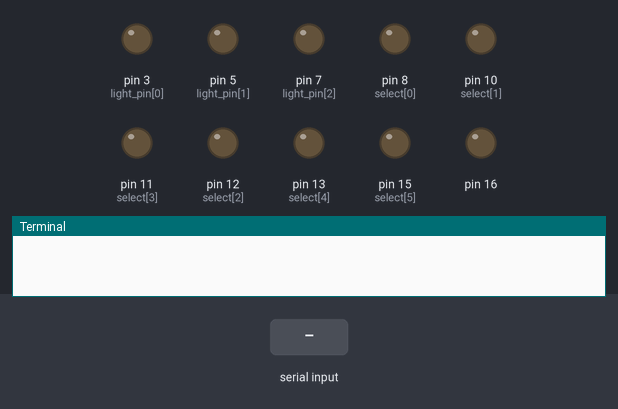
Recording of a program running on a simulated Raspberry Pi (header pin numbers). On the bench: output pins drawn as LEDs (lit = HIGH), the last lines printed to the terminal. Inputs (shaded band) come from the test bench.

Above: at 1.2 s.
1.3 s: "5" typed at the terminal
At 2.5 s:
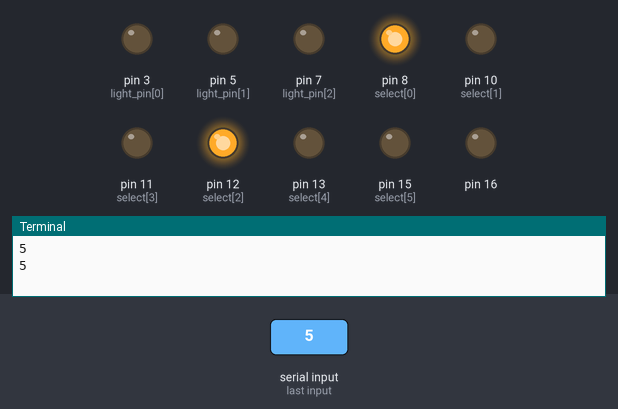
2.8 s: "90" typed at the terminal
At 3.8 s:
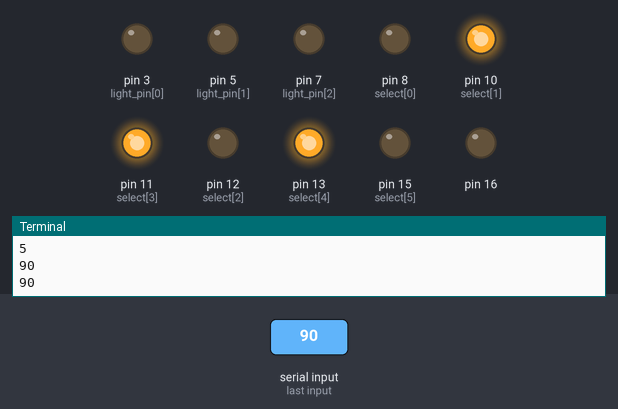
4.3 s: "200" typed at the terminal
At 4.9 s:
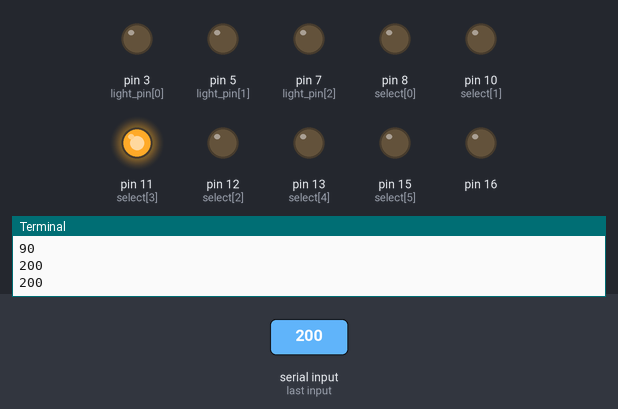
5.8 s: "1" typed at the terminal
At 7.0 s:
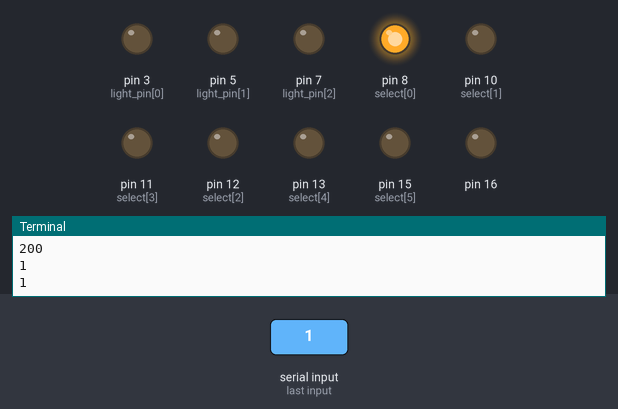
7.3 s: "0" typed at the terminal
At 8.4 s:
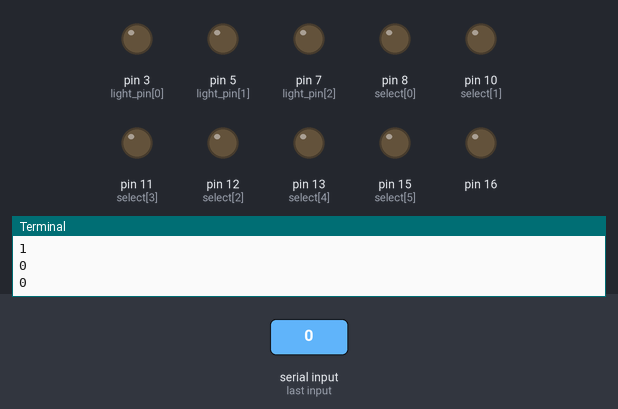
Timing chart, 0 to 9.8 s (numbered marks = the images above; inputs shaded):
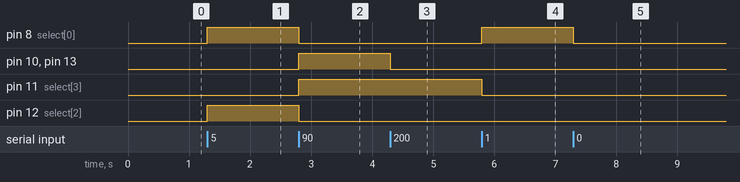

The program:

LED_tset.py
```python
import time
import RPi.GPIO as GPIO

GPIO.setmode(GPIO.BOARD)

light_pin=[3, 5, 7]
GPIO.setup(light_pin[0], GPIO.OUT)
GPIO.setup(light_pin[1], GPIO.OUT)
GPIO.setup(light_pin[2], GPIO.OUT)

select=[8, 10, 12, 11, 13, 15]
GPIO.setup(select[0], GPIO.OUT)
GPIO.setup(select[1], GPIO.OUT)
GPIO.setup(select[2], GPIO.OUT)
GPIO.setup(select[3], GPIO.OUT)
GPIO.setup(select[4], GPIO.OUT)
GPIO.setup(select[5], GPIO.OUT)
GPIO.setup(16, GPIO.OUT)

def func(num):
	num = int(num)
	n32 = (num/32) % 2
	n16 = (num/16) % 2
	n8 = (num/8) % 2
	n4 = (num/4) % 2
	n2 = (num/2) % 2
	n1 = (num) % 2

	if n1 == 0:
		GPIO.output(select[0], GPIO.LOW)
	else:
		GPIO.output(select[0], GPIO.HIGH)

	if n2 == 0:
		GPIO.output(select[1], GPIO.LOW)
	else:
		GPIO.output(select[1], GPIO.HIGH)

	if n4 == 0:
		GPIO.output(select[2], GPIO.LOW)
	else:
		GPIO.output(select[2], GPIO.HIGH)

	if n8 == 0:
		GPIO.output(select[3], GPIO.LOW)
	else:
		GPIO.output(select[3], GPIO.HIGH)

	if n16 == 0:
		GPIO.output(select[4], GPIO.LOW)
	else:
		GPIO.output(select[4], GPIO.HIGH)

	if n32 == 0:
		GPIO.output(select[5], GPIO.LOW)
	else:
		GPIO.output(select[5], GPIO.HIGH)

while 1:
	r = raw_input()
	func(r)
	for i in range(50):
		GPIO.output(16, GPIO.HIGH)
		time.sleep(0.0001)
		GPIO.output(16, GPIO.LOW)
		time.sleep(0.0009)
	print r
```

Measured:
- after the input at 1.3 s, pin 8 (select[0]), pin 12 (select[2]): LOW → HIGH at once
- after the input at 2.8 s, pin 8 (select[0]), pin 12 (select[2]): HIGH → LOW at once; pin 10 (select[1]), pin 11 (select[3]), pin 13 (select[4]): LOW → HIGH at once
- after the input at 4.3 s, pin 10 (select[1]), pin 13 (select[4]): HIGH → LOW at once
- after the input at 5.8 s, pin 8 (select[0]): LOW → HIGH at once; pin 11 (select[3]): HIGH → LOW at once
- after the input at 7.3 s, pin 8 (select[0]): HIGH → LOW at once
